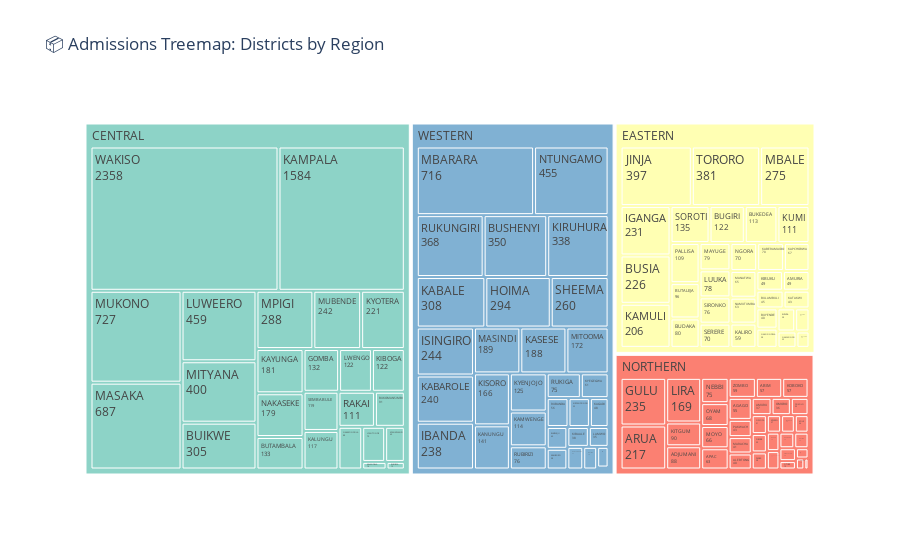

Notebook code cell kept with this figure:
### Code cell
import plotly.express as px
import pandas as pd

# Group and count admissions per district and region
region_district_counts = df.groupby(['region', 'dname']).size().reset_index(name='admissions')

# Create the treemap
fig = px.treemap(
    region_district_counts,
    path=['region', 'dname'],  # Hierarchical levels: Region > District
    values='admissions',
    color='region',
    title='📦 Admissions Treemap: Districts by Region',
    color_discrete_sequence=px.colors.qualitative.Set3  # You can try other color sets like Set2, Pastel1, etc.
)

# Display the treemap
fig.update_traces(textinfo='label+value')
fig.show()

### Figure 1 — Plotly figure (JSON) as saved in the notebook; plotly's stock layout.template omitted (floating-point values rounded to 4 significant figures; data arrays with more than 128 entries replaced by an {"elided": "..."} marker saying what was removed)
{"data": [{"branchvalues": "total", "customdata": {"elided": "130x1 str values"}, "domain": {"x": [0, 1], "y": [0, 1]}, "hovertemplate": "labels=%{label}<br>admissions=%{value}<br>parent=%{parent}<br>id=%{id}<br>region=%{customdata[0]}<extra></extra>", "ids": {"elided": "130 str values"}, "labels": {"elided": "130 str values"}, "marker": {"colors": {"elided": "130 str values"}}, "name": "", "parents": {"elided": "130 str values"}, "textinfo": "label+value", "type": "treemap", "values": {"elided": "130 float values"}}], "layout": {"legend": {"tracegroupgap": 0}, "title": {"text": "📦 Admissions Treemap: Districts by Region"}, "treemapcolorway": ["rgb(141,211,199)", "rgb(255,255,179)", "rgb(190,186,218)", "rgb(251,128,114)", "rgb(128,177,211)", "rgb(253,180,98)", "rgb(179,222,105)", "rgb(252,205,229)", "rgb(217,217,217)", "rgb(188,128,189)", "rgb(204,235,197)", "rgb(255,237,111)"]}}
